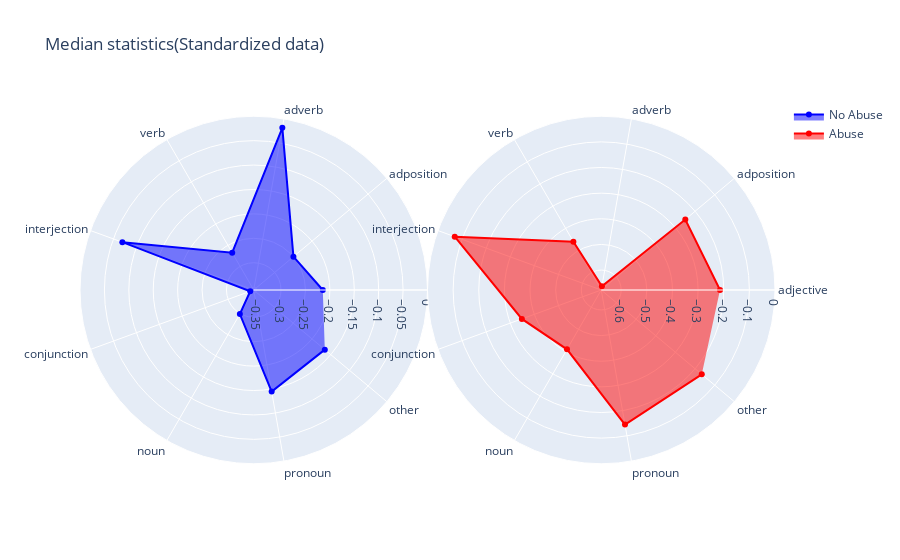

Notebook code for this chart:
### Code cell
fig = go.Figure(data=data, layout=layout)
fig.show()

### Figure 1 — Plotly figure (JSON) as saved in the notebook; plotly's stock layout.template omitted (floating-point values rounded to 4 significant figures)
{"data": [{"fill": "toself", "line": {"color": "blue"}, "name": "No Abuse", "r": [-0.2145, -0.2498, -0.01866, -0.2677, -0.06951, -0.3482, -0.299, -0.1445, -0.1659], "subplot": "polar", "theta": ["adjective", "adposition", "adverb", "verb", "interjection", "conjunction", "noun", "pronoun", "other"], "type": "scatterpolar"}, {"fill": "toself", "line": {"color": "red"}, "name": "Abuse", "r": [-0.2145, -0.2498, -0.6631, -0.4604, -0.06951, -0.3482, -0.4105, -0.1445, -0.1659], "subplot": "polar2", "theta": ["adjective", "adposition", "adverb", "verb", "interjection", "conjunction", "noun", "pronoun", "other"], "type": "scatterpolar"}], "layout": {"autosize": true, "polar": {"angularaxis": {"type": "category"}, "domain": {"x": [0, 0.5], "y": [0, 1]}, "radialaxis": {"autorange": true, "range": [-0.3581, 0], "type": "linear", "visible": true}}, "polar2": {"angularaxis": {"type": "category"}, "domain": {"x": [0.5, 1], "y": [0, 1]}, "radialaxis": {"autorange": true, "range": [-0.6821, 0], "type": "linear", "visible": true}}, "showlegend": true, "title": {"text": "Median statistics(Standardized data)"}}}
